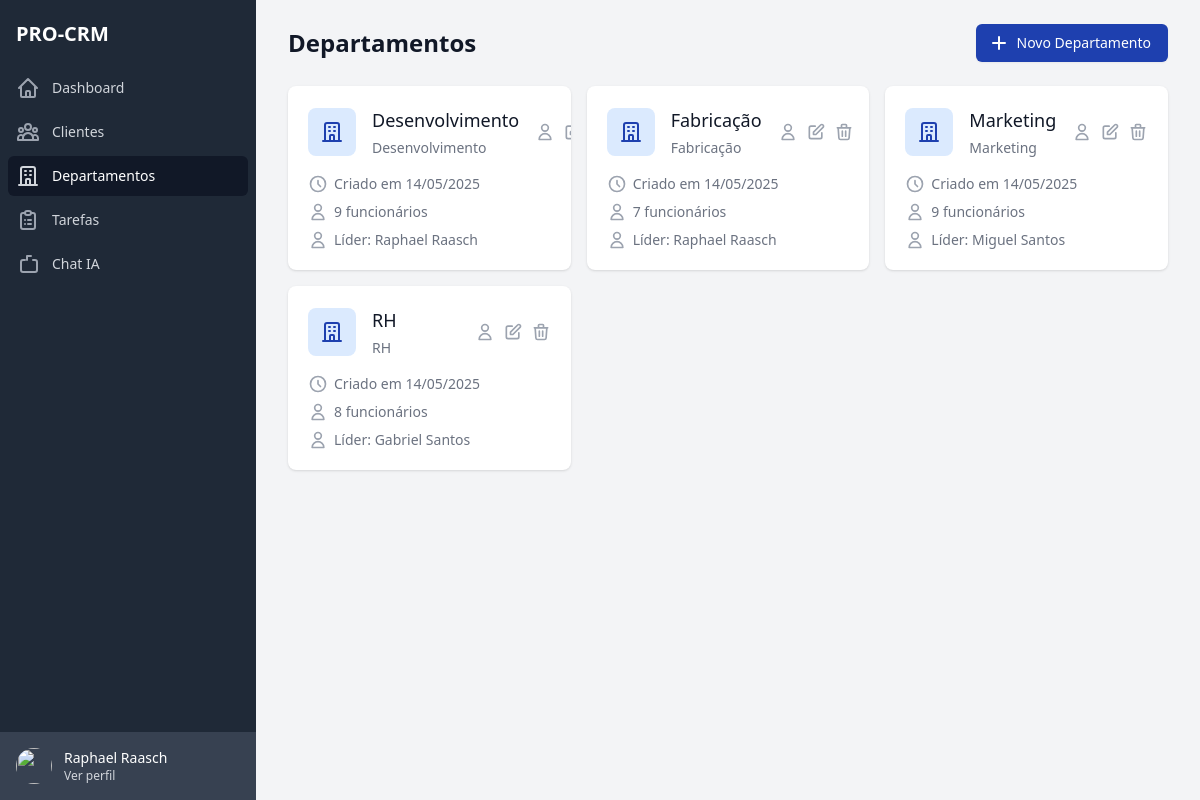
The page /department/ (signed in) on the database its author committed.
### apps/accounts/models.py (models this page shows, shortened)
class CustomUser(AbstractUser):
    id = models.UUIDField(primary_key=True, default=uuid.uuid4, editable=False)
    enterprise = models.ForeignKey(Enterprise, on_delete=models.CASCADE, null=True, blank=True)
    cpf = models.CharField(
        max_length=14,
        blank=True,
        null=True,
        verbose_name='CPF',
        help_text='Digite o CPF no formato XXX.XXX.XXX-XX'
    )
    phone = models.CharField(
        max_length=15,
        blank=True,
        null=True,
        verbose_name='Telefone',
        help_text='Digite o telefone no formato (XX) XXXXX-XXXX'
    )
    photo = models.ImageField(upload_to='users/photos/', null=True, blank=True, verbose_name='Foto')
    groups = models.ManyToManyField(
        'auth.Group',
        verbose_name='groups',
        blank=True,
        help_text='The groups this user belongs to. A user will get all permissions granted to each of their groups.',
        related_name='custom_user_set',
        related_query_name='custom_user'
    )
    user_permissions = models.ManyToManyField(
        'auth.Permission',
        verbose_name='user permissions',
        blank=True,
        help_text='Specific permissions for this user.',
        related_name='custom_user_set',
        related_query_name='custom_user'
    )
    is_active = models.BooleanField(default=True)
    is_staff = models.BooleanField(default=False)
    is_superuser = models.BooleanField(default=False)
    created_at = models.DateTimeField(auto_now_add=True)
    updated_at = models.DateTimeField(auto_now=True)
    is_admin = models.BooleanField(default=True)
    class Meta:
        verbose_name = 'Usuário'
        verbose_name_plural = 'Usuários'
        ordering = ['username']

### apps/department/models.py (models this page shows, shortened)
class Department(BaseModel):
    name = models.CharField(max_length=100, verbose_name='Nome')
    description = models.TextField(blank=True, null=True, verbose_name='Descrição')
    leader = models.ForeignKey(User, on_delete=models.CASCADE, verbose_name='Líder', blank=True, null=True)
    enterprise = models.ForeignKey(Enterprise, on_delete=models.CASCADE, verbose_name='Empresa')
    is_active = models.BooleanField(default=True, verbose_name='Ativo')
    class Meta:
        verbose_name = 'Departamento'
        verbose_name_plural = 'Departamentos'
        ordering = ['name']

### apps/department/views.py (the view)
# urls.py: path('', views.department_list, name='list'),
@login_required
def department_list(request):
    print("View department_list chamada")
    if not request.user.enterprise:
        messages.error(request, 'Você precisa estar associado a uma empresa para gerenciar departamentos.')
        return redirect('dashboard:home')
    departments = Department.objects.filter(enterprise=request.user.enterprise)\
        .annotate(employee_count=Count('employer'))\
        .order_by('name')
    return render(request, 'department/pages/list.html', {'departments': departments})

### apps/department/templates/department/pages/list.html (shortened to what this page needs)
{% extends 'base.html' %}
{% load static %}
{% block content %}
<div class="flex h-screen bg-gray-100">
    {% include 'includes/sidebar.html' %}
    <div class="flex-1 flex flex-col overflow-hidden">
        <main class="flex-1 relative overflow-y-auto focus:outline-none">
            <div class="py-6">
                <div class="max-w-7xl mx-auto px-4 sm:px-6 md:px-8">
                    <div class="md:flex md:items-center md:justify-between mb-6">
                        <div class="flex-1 min-w-0">
                            <h1 class="text-2xl font-semibold text-gray-900">
                                Departamentos
                            </h1>
                        </div>
                        <div class="mt-4 flex md:mt-0 md:ml-4">
                            <a href="{% url 'department:create' %}" class="inline-flex items-center px-4 py-2 border border-transparent rounded-md shadow-sm text-sm font-medium text-white bg-blue-800 hover:bg-blue-900 focus:outline-none focus:ring-2 focus:ring-offset-2 focus:ring-blue-800">
                                <svg class="-ml-1 mr-2 h-5 w-5" xmlns="http://www.w3.org/2000/svg" viewBox="0 0 20 20" fill="currentColor">
                                    <path fill-rule="evenodd" d="M10 3a1 1 0 011 1v5h5a1 1 0 110 2h-5v5a1 1 0 11-2 0v-5H4a1 1 0 110-2h5V4a1 1 0 011-1z" clip-rule="evenodd" />
                                </svg>
                                Novo Departamento
                            </a>
                        </div>
                    </div>
                    <div class="grid grid-cols-1 gap-4 sm:grid-cols-2 lg:grid-cols-3">
                        {% for department in departments %}
                        <div class="bg-white overflow-hidden shadow rounded-lg hover:shadow-lg transition-shadow duration-300">
                            <div class="p-5">
                                <div class="flex items-center">
                                    <div class="flex-shrink-0">
                                        <div class="h-12 w-12 rounded-lg bg-blue-100 flex items-center justify-center">
                                        </div>
                                    </div>
                                    <div class="ml-4 flex-1">
                                        <h3 class="text-lg font-medium text-gray-900">{{ department.name }}</h3>
                                        {% if department.description %}
                                        <p class="mt-1 text-sm text-gray-500">{{ department.description }}</p>
                                        {% endif %}
                                    </div>
                                    <div class="ml-4 flex-shrink-0">
                                        <div class="flex space-x-2">
                                            <a href="{% url 'employers:list_by_department' department.id %}" class="text-gray-400 hover:text-blue-800" title="Ver funcionários">
                                                <svg class="h-5 w-5" xmlns="http://www.w3.org/2000/svg" fill="none" viewBox="0 0 24 24" stroke="currentColor">
                                                    <path stroke-linecap="round" stroke-linejoin="round" stroke-width="2" d="M16 7a4 4 0 11-8 0 4 4 0 018 0zM12 14a7 7 0 00-7 7h14a7 7 0 00-7-7z" />
                                                </svg>
                                            </a>
                                            <a href="{% url 'department:edit' department.id %}" class="text-gray-400 hover:text-blue-800" title="Editar">
                                                <svg class="h-5 w-5" xmlns="http://www.w3.org/2000/svg" fill="none" viewBox="0 0 24 24" stroke="currentColor">
                                                    <path stroke-linecap="round" stroke-linejoin="round" stroke-width="2" d="M11 5H6a2 2 0 00-2 2v11a2 2 0 002 2h11a2 2 0 002-2v-5m-1.414-9.414a2 2 0 112.828 2.828L11.828 15H9v-2.828l8.586-8.586z" />
                                                </svg>
                                            </a>
                                            <button onclick="confirmDelete('{{ department.id }}')" class="text-gray-400 hover:text-red-600" title="Excluir">
                                                <svg class="h-5 w-5" xmlns="http://www.w3.org/2000/svg" fill="none" viewBox="0 0 24 24" stroke="currentColor">
                                                    <path stroke-linecap="round" stroke-linejoin="round" stroke-width="2" d="M19 7l-.867 12.142A2 2 0 0116.138 21H7.862a2 2 0 01-1.995-1.858L5 7m5 4v6m4-6v6m1-10V4a1 1 0 00-1-1h-4a1 1 0 00-1 1v3M4 7h16" />
                                                </svg>
                                            </button>
                                        </div>
                                    </div>
                                </div>
                                <div class="mt-4 flex items-center text-sm text-gray-500">
                                    <svg class="flex-shrink-0 mr-1.5 h-5 w-5 text-gray-400" xmlns="http://www.w3.org/2000/svg" fill="none" viewBox="0 0 24 24" stroke="currentColor">
                                        <path stroke-linecap="round" stroke-linejoin="round" stroke-width="2" d="M12 8v4l3 3m6-3a9 9 0 11-18 0 9 9 0 0118 0z" />
                                    </svg>
                                    Criado em {{ department.created_at|date:"d/m/Y" }}
                                </div>
                                <div class="mt-2 flex items-center text-sm text-gray-500">
                                    <svg class="flex-shrink-0 mr-1.5 h-5 w-5 text-gray-400" xmlns="http://www.w3.org/2000/svg" fill="none" viewBox="0 0 24 24" stroke="currentColor">
                                        <path stroke-linecap="round" stroke-linejoin="round" stroke-width="2" d="M16 7a4 4 0 11-8 0 4 4 0 018 0zM12 14a7 7 0 00-7 7h14a7 7 0 00-7-7z" />
                                    </svg>
                                    {{ department.employee_count }} funcionário{{ department.employee_count|pluralize:"s" }}
                                </div>
                                {% if department.leader %}
                                <div class="mt-2 flex items-center text-sm text-gray-500">
                                    <svg class="flex-shrink-0 mr-1.5 h-5 w-5 text-gray-400" xmlns="http://www.w3.org/2000/svg" fill="none" viewBox="0 0 24 24" stroke="currentColor">
                                        <path stroke-linecap="round" stroke-linejoin="round" stroke-width="2" d="M16 7a4 4 0 11-8 0 4 4 0 018 0zM12 14a7 7 0 00-7 7h14a7 7 0 00-7-7z" />
                                    </svg>
                                    Líder: {{ department.leader.get_full_name }}
                                </div>
                                {% endif %}
                            </div>
                        </div>
                        {% endfor %}
                    </div>
                </div>
            </div>
        </main>
    </div>
</div>
{% endblock %}

### templates/includes/sidebar.html
{% load static %}
<div class="hidden md:flex md:flex-shrink-0">
    <div class="flex flex-col w-64">
        <div class="flex flex-col h-0 flex-1 bg-gray-800">
            <div class="flex-1 flex flex-col pt-5 pb-4 overflow-y-auto">
                <div class="flex items-center flex-shrink-0 px-4">
                    <h1 class="text-xl font-bold text-white">PRO-CRM</h1>
                </div>
                <nav class="mt-5 flex-1 px-2 bg-gray-800 space-y-1">
                    <a href="{% url 'dashboard:home' %}" class="group flex items-center px-2 py-2 text-sm font-medium rounded-md {% if request.resolver_match.url_name == 'home' %}bg-gray-900 text-white{% else %}text-gray-300 hover:bg-gray-700 hover:text-white{% endif %}">
                        <svg class="mr-3 h-6 w-6 {% if request.resolver_match.url_name == 'home' %}text-gray-300{% else %}text-gray-400 group-hover:text-gray-300{% endif %}" xmlns="http://www.w3.org/2000/svg" fill="none" viewBox="0 0 24 24" stroke="currentColor">
                            <path stroke-linecap="round" stroke-linejoin="round" stroke-width="2" d="M3 12l2-2m0 0l7-7 7 7M5 10v10a1 1 0 001 1h3m10-11l2 2m-2-2v10a1 1 0 01-1 1h-3m-6 0a1 1 0 001-1v-4a1 1 0 011-1h2a1 1 0 011 1v4a1 1 0 001 1m-6 0h6" />
                        </svg>
                        Dashboard
                    </a>
                    <a href="{% url 'clients:list' %}" class="group flex items-center px-2 py-2 text-sm font-medium rounded-md {% if request.resolver_match.app_name == 'clients' %}bg-gray-900 text-white{% else %}text-gray-300 hover:bg-gray-700 hover:text-white{% endif %}">
                        <svg class="mr-3 h-6 w-6 {% if request.resolver_match.app_name == 'clients' %}text-gray-300{% else %}text-gray-400 group-hover:text-gray-300{% endif %}" xmlns="http://www.w3.org/2000/svg" fill="none" viewBox="0 0 24 24" stroke="currentColor">
                            <path stroke-linecap="round" stroke-linejoin="round" stroke-width="2" d="M17 20h5v-2a3 3 0 00-5.356-1.857M17 20H7m10 0v-2c0-.656-.126-1.283-.356-1.857M7 20H2v-2a3 3 0 015.356-1.857M7 20v-2c0-.656.126-1.283.356-1.857m0 0a5.002 5.002 0 019.288 0M15 7a3 3 0 11-6 0 3 3 0 016 0zm6 3a2 2 0 11-4 0 2 2 0 014 0zM7 10a2 2 0 11-4 0 2 2 0 014 0z" />
                        </svg>
                        Clientes
                    </a>
                    <a href="{% url 'department:list' %}" class="group flex items-center px-2 py-2 text-sm font-medium rounded-md {% if request.resolver_match.app_name == 'department' %}bg-gray-900 text-white{% else %}text-gray-300 hover:bg-gray-700 hover:text-white{% endif %}">
                        <svg class="mr-3 h-6 w-6 {% if request.resolver_match.app_name == 'department' %}text-gray-300{% else %}text-gray-400 group-hover:text-gray-300{% endif %}" xmlns="http://www.w3.org/2000/svg" fill="none" viewBox="0 0 24 24" stroke="currentColor">
                            <path stroke-linecap="round" stroke-linejoin="round" stroke-width="2" d="M19 21V5a2 2 0 00-2-2H7a2 2 0 00-2 2v16m14 0h2m-2 0h-5m-9 0H3m2 0h5M9 7h1m-1 4h1m4-4h1m-1 4h1m-5 10v-5a1 1 0 011-1h2a1 1 0 011 1v5m-4 0h4" />
                        </svg>
                        Departamentos
                    </a>
                    <a href="{% url 'tasks:kanban' %}" class="group flex items-center px-2 py-2 text-sm font-medium rounded-md {% if request.resolver_match.app_name == 'tasks' %}bg-gray-900 text-white{% else %}text-gray-300 hover:bg-gray-700 hover:text-white{% endif %}">
                        <svg class="mr-3 h-6 w-6 {% if request.resolver_match.app_name == 'tasks' %}text-gray-300{% else %}text-gray-400 group-hover:text-gray-300{% endif %}" xmlns="http://www.w3.org/2000/svg" fill="none" viewBox="0 0 24 24" stroke="currentColor">
                            <path stroke-linecap="round" stroke-linejoin="round" stroke-width="2" d="M9 5H7a2 2 0 00-2 2v12a2 2 0 002 2h10a2 2 0 002-2V7a2 2 0 00-2-2h-2M9 5a2 2 0 002 2h2a2 2 0 002-2M9 5a2 2 0 012-2h2a2 2 0 012 2m-3 7h3m-3 4h3m-6-4h.01M9 16h.01" />
                        </svg>
                        Tarefas
                    </a>
                    <a href="{% url 'chat:chat' %}" class="group flex items-center px-2 py-2 text-sm font-medium rounded-md {% if request.resolver_match.app_name == 'chat' %}bg-gray-900 text-white{% else %}text-gray-300 hover:bg-gray-700 hover:text-white{% endif %}">
                        <svg class="mr-3 h-6 w-6 {% if request.resolver_match.app_name == 'chat' %}text-gray-300{% else %}text-gray-400 group-hover:text-gray-300{% endif %}" xmlns="http://www.w3.org/2000/svg" fill="none" viewBox="0 0 24 24" stroke="currentColor">
                            <path stroke-linecap="round" stroke-linejoin="round" stroke-width="2" d="M17 8h2a2 2 0 012 2v8a2 2 0 01-2 2H7a2 2 0 01-2-2V10a2 2 0 012-2h2m6-4h-4m0 0V4m0 0v4" />
                        </svg>
                        Chat IA
                    </a>
                </nav>
            </div>
            <div class="flex-shrink-0 flex bg-gray-700 p-4">
                <a href="#" class="flex-shrink-0 w-full group block">
                    <div class="flex items-center">
                        <div>
                            <img class="inline-block h-9 w-9 rounded-full" src="https://images.unsplash.com/photo-1472099645785-5658abf4ff4e?ixlib=rb-1.2.1&ixid=eyJhcHBfaWQiOjEyMDd9&auto=format&fit=facearea&facepad=2&w=256&h=256&q=80" alt="">
                        </div>
                        <div class="ml-3">
                            <p class="text-sm font-medium text-white">
                                {{ request.user.get_full_name }}
                            </p>
                            <p class="text-xs font-medium text-gray-300 group-hover:text-gray-200">
                                Ver perfil
                            </p>
                        </div>
                    </div>
                </a>
            </div>
        </div>
    </div>
</div>

### rows shown on the page
CustomUser: user.get_full_name "Raphael Raasch"
Department: name "Desenvolvimento", description "Desenvolvimento", created_at "14/05/2025", employee_count "9", leader.get_full_name "Raphael Raasch"
Department: name "Fabricação", description "Fabricação", created_at "14/05/2025", employee_count "7", leader.get_full_name "Raphael Raasch"
Department: name "Marketing", description "Marketing", created_at "14/05/2025", employee_count "9", leader.get_full_name "Miguel Santos"
Department: name "RH", description "RH", created_at "14/05/2025", employee_count "8", leader.get_full_name "Gabriel Santos"
